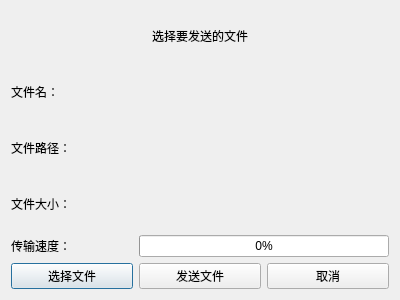
<?xml version="1.0" encoding="UTF-8"?>
<ui version="4.0">
 <class>SendFile</class>
 <widget class="QDialog" name="SendFile">
  <property name="geometry">
   <rect>
    <x>0</x>
    <y>0</y>
    <width>400</width>
    <height>300</height>
   </rect>
  </property>
  <property name="windowTitle">
   <string>发送文件</string>
  </property>
  <layout class="QGridLayout" name="gridLayout">
   <item row="0" column="1">
    <widget class="QLabel" name="statusLabel">
     <property name="text">
      <string>选择要发送的文件</string>
     </property>
     <property name="alignment">
      <set>Qt::AlignCenter</set>
     </property>
    </widget>
   </item>
   <item row="5" column="0">
    <widget class="QPushButton" name="selectFileButton">
     <property name="text">
      <string>选择文件</string>
     </property>
    </widget>
   </item>
   <item row="5" column="2">
    <widget class="QPushButton" name="cancelButton">
     <property name="text">
      <string>取消</string>
     </property>
    </widget>
   </item>
   <item row="5" column="1">
    <widget class="QPushButton" name="sendFileButton">
     <property name="text">
      <string>发送文件</string>
     </property>
    </widget>
   </item>
   <item row="4" column="0">
    <widget class="QLabel" name="speedLabel">
     <property name="text">
      <string>传输速度：</string>
     </property>
    </widget>
   </item>
   <item row="4" column="1" colspan="2">
    <widget class="QProgressBar" name="progressBar">
     <property name="value">
      <number>0</number>
     </property>
    </widget>
   </item>
   <item row="3" column="0" colspan="3">
    <widget class="QLabel" name="fileSizeLabel">
     <property name="text">
      <string>文件大小：</string>
     </property>
     <property name="textInteractionFlags">
      <set>Qt::LinksAccessibleByMouse|Qt::TextSelectableByMouse</set>
     </property>
    </widget>
   </item>
   <item row="2" column="0" colspan="3">
    <widget class="QLabel" name="filePathLabel">
     <property name="text">
      <string>文件路径：</string>
     </property>
     <property name="scaledContents">
      <bool>false</bool>
     </property>
     <property name="textInteractionFlags">
      <set>Qt::LinksAccessibleByMouse|Qt::TextSelectableByMouse</set>
     </property>
    </widget>
   </item>
   <item row="1" column="0" colspan="3">
    <widget class="QLabel" name="fileNameLabel">
     <property name="text">
      <string>文件名：</string>
     </property>
     <property name="textInteractionFlags">
      <set>Qt::LinksAccessibleByMouse|Qt::TextSelectableByMouse</set>
     </property>
    </widget>
   </item>
  </layout>
 </widget>
 <resources/>
 <connections/>
</ui>
